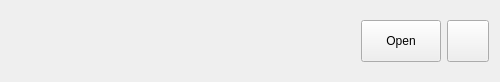
<?xml version="1.0" encoding="UTF-8"?>
<ui version="4.0">
 <class>WdgWelcomeRecentProjectEntry</class>
 <widget class="QWidget" name="WdgWelcomeRecentProjectEntry">
  <property name="geometry">
   <rect>
    <x>0</x>
    <y>0</y>
    <width>500</width>
    <height>82</height>
   </rect>
  </property>
  <property name="windowTitle">
   <string>Form</string>
  </property>
  <layout class="QHBoxLayout" name="horizontalLayout" stretch="0,1,0,0">
   <item>
    <spacer name="horizontalSpacer">
     <property name="orientation">
      <enum>Qt::Orientation::Horizontal</enum>
     </property>
     <property name="sizeType">
      <enum>QSizePolicy::Policy::Fixed</enum>
     </property>
     <property name="sizeHint" stdset="0">
      <size>
       <width>56</width>
       <height>20</height>
      </size>
     </property>
    </spacer>
   </item>
   <item>
    <layout class="QVBoxLayout" name="verticalLayout">
     <property name="spacing">
      <number>0</number>
     </property>
     <item>
      <widget class="QLabel" name="lName">
       <property name="font">
        <font>
         <pointsize>16</pointsize>
        </font>
       </property>
       <property name="text">
        <string>&lt;Name&gt;</string>
       </property>
      </widget>
     </item>
     <item>
      <widget class="QLabel" name="lPath">
       <property name="text">
        <string>&lt;Path&gt;</string>
       </property>
      </widget>
     </item>
     <item>
      <widget class="QLabel" name="lLastUsed">
       <property name="text">
        <string>&lt;LastUsed&gt;</string>
       </property>
      </widget>
     </item>
    </layout>
   </item>
   <item>
    <widget class="QPushButton" name="pbOpen">
     <property name="sizePolicy">
      <sizepolicy hsizetype="Minimum" vsizetype="Fixed">
       <horstretch>0</horstretch>
       <verstretch>0</verstretch>
      </sizepolicy>
     </property>
     <property name="minimumSize">
      <size>
       <width>42</width>
       <height>42</height>
      </size>
     </property>
     <property name="text">
      <string>Open</string>
     </property>
     <property name="icon">
      <iconset resource="../Resources.qrc">
       <normaloff>:/Icons/classic/folder-open.ico</normaloff>:/Icons/classic/folder-open.ico</iconset>
     </property>
    </widget>
   </item>
   <item>
    <widget class="QPushButton" name="pbRemove">
     <property name="minimumSize">
      <size>
       <width>42</width>
       <height>42</height>
      </size>
     </property>
     <property name="toolTip">
      <string>Remove from list</string>
     </property>
     <property name="text">
      <string/>
     </property>
     <property name="icon">
      <iconset resource="../Resources.qrc">
       <normaloff>:/Icons/classic/circle-xmark.ico</normaloff>:/Icons/classic/circle-xmark.ico</iconset>
     </property>
    </widget>
   </item>
  </layout>
 </widget>
 <resources>
  <include location="../Resources.qrc"/>
 </resources>
 <connections/>
</ui>
